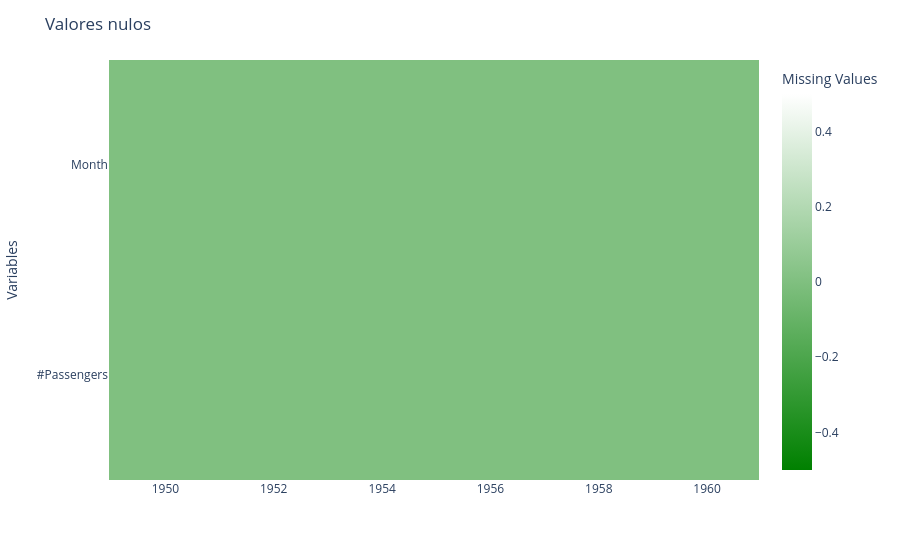

The notebook cell this image was saved under:
### Markdown cell above
## Comprobación de valores nulos

### Code cell
missing_values_mask = df.isnull()

fig = px.imshow(missing_values_mask.T, 
                labels=dict(x="Time Index", y="Variables", color="Missing Values"), 
                x=df.index, 
                y=df.columns,
                color_continuous_scale=[[0, 'green'], [1, 'white']])

fig.update_layout(title="Valores nulos",
                  xaxis_title="",
                  yaxis_title="Variables",
                  xaxis_showgrid=True, yaxis_showgrid=True)

fig.show()

### Figure 1 — Plotly figure (JSON) as saved in the notebook; plotly's stock layout.template omitted (floating-point values rounded to 4 significant figures; data arrays with more than 128 entries replaced by an {"elided": "..."} marker saying what was removed)
{"data": [{"coloraxis": "coloraxis", "hovertemplate": "Time Index: %{x}<br>Variables: %{y}<br>Missing Values: %{z}<extra></extra>", "name": "0", "type": "heatmap", "x": {"elided": "144 str values"}, "xaxis": "x", "y": ["Month", "#Passengers"], "yaxis": "y", "z": {"elided": "2x144 int values"}}], "layout": {"coloraxis": {"colorbar": {"title": {"text": "Missing Values"}}, "colorscale": [[0, "green"], [1, "white"]]}, "margin": {"t": 60}, "title": {"text": "Valores nulos"}, "xaxis": {"anchor": "y", "constrain": "domain", "domain": [0, 1], "scaleanchor": "y", "showgrid": true, "title": {"text": ""}}, "yaxis": {"anchor": "x", "autorange": "reversed", "constrain": "domain", "domain": [0, 1], "showgrid": true, "title": {"text": "Variables"}}}}
